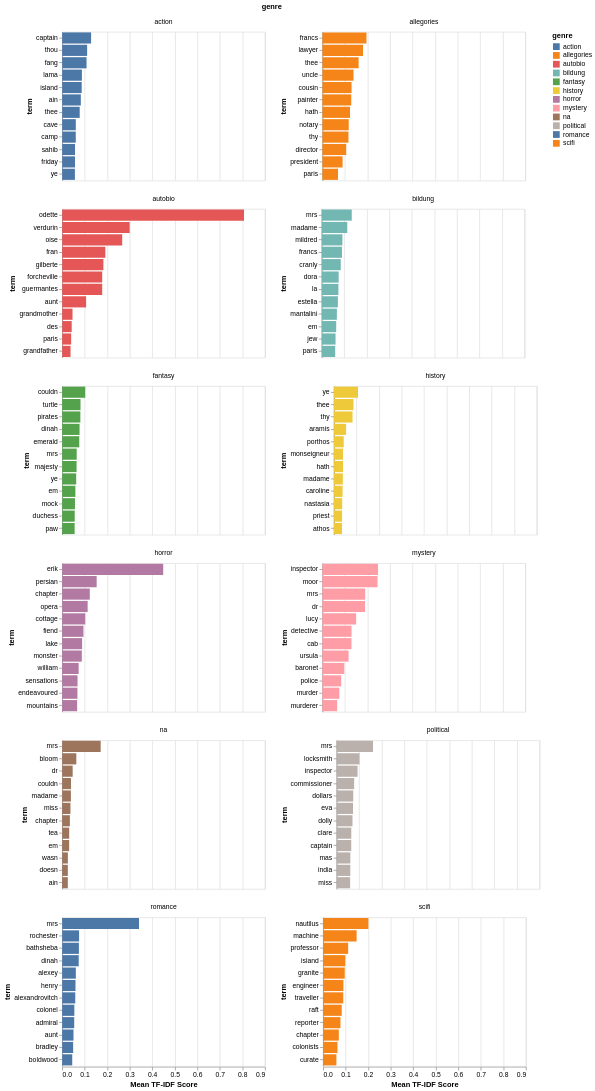

Notebook code for this chart:
### Code cell
# fingerprint_df = pd.read_csv('../../assets/files/combined_novels_genre_fingerprint.csv')

alt.Chart(fingerprint_df).mark_bar().encode(
    x=alt.X('centroid_score:Q', title='Mean TF-IDF Score'),
    y=alt.Y('term:N', sort='-x'),
    color='genre:N',
    facet=alt.Facet('genre:N', columns=2),
    tooltip=['genre', 'term', 'centroid_score']
).properties(width=300, height=220).resolve_scale(y='independent')

### Figure 1 — Vega-Lite specification as saved in the notebook (floating-point values rounded to 4 significant figures; data arrays with more than 128 entries replaced by an {"elided": "..."} marker saying what was removed)
{"config": {"view": {"continuousWidth": 300, "continuousHeight": 300}}, "data": {"name": "data-8a4b94ac7f75458f12094d4789ceadb0"}, "mark": {"type": "bar"}, "encoding": {"color": {"field": "genre", "type": "nominal"}, "facet": {"columns": 2, "field": "genre", "type": "nominal"}, "tooltip": [{"field": "genre", "type": "nominal"}, {"field": "term", "type": "nominal"}, {"field": "centroid_score", "type": "quantitative"}], "x": {"field": "centroid_score", "title": "Mean TF-IDF Score", "type": "quantitative"}, "y": {"field": "term", "sort": "-x", "type": "nominal"}}, "height": 220, "resolve": {"scale": {"y": "independent"}}, "width": 300, "$schema": "https://vega.github.io/schema/vega-lite/v6.1.0.json", "datasets": {"data-8a4b94ac7f75458f12094d4789ceadb0": {"elided": "144 records"}}}
